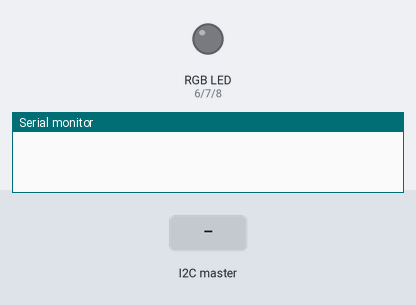
The sketch below on a simulated Arduino Uno, built with avr-gcc and run on an emulated ATmega328P. Shown: an RGB LED mixed from three pins (HIGH = lit), the last lines printed to the serial monitor. Inputs (shaded band) come from the test bench.

Above: at 1.2 s.
1.3 s: the I2C master sends the byte 1
At 1.7 s:
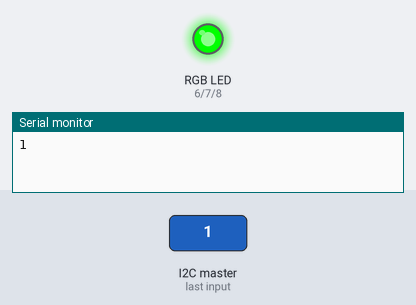
2.8 s: the I2C master sends the byte 90
At 4.0 s:
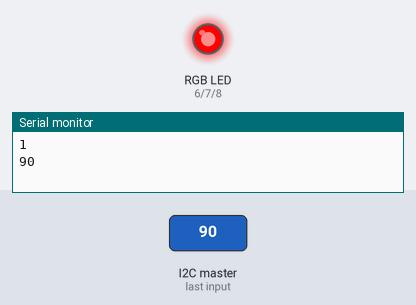
4.3 s: the I2C master sends the byte 0
At 5.1 s:
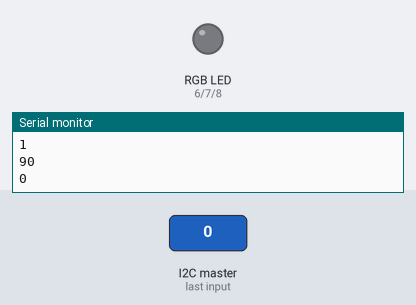
5.8 s: the I2C master sends the byte 2
At 6.3 s:
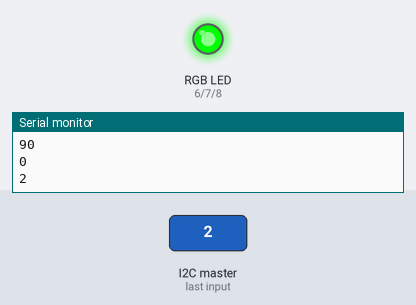
Timing chart, 0 to 8.3 s (numbered marks = the images above; inputs shaded):
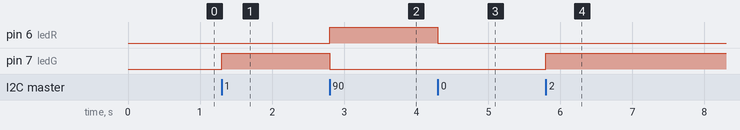

The sketch:

slave.ino
```cpp
#include <Wire.h>
#define ledR 6
#define ledG 7
#define ledB 8

int red[] = { 255, 0, 0 };

int yellow[] = { 255, 128, 0 };

int green[] = { 0, 255, 0 };

void setup() {

  pinMode(ledR, OUTPUT);
  pinMode(ledG, OUTPUT);
  pinMode(ledB, OUTPUT);

  Wire.begin(1);
  Wire.onReceive(setColor);
  Serial.begin(9600);
}

void loop() {

  // put your main code here, to run repeatedly:
}


void setColor() {


  if (Wire.available()) {


   int temp = Wire.read();

  if(temp==0){
    turnRgbOn(0, 0, 0);
  }
  else if (temp < 35) {
       turnRgbOn(green[0], green[1], green[2]);
    }
  else if (temp > 35 && temp < 50) {

    turnRgbOn(yellow[0], yellow[1], yellow[2]);
  } else if (temp > 50) {

    turnRgbOn(red[0], red[1], red[2]);
  }


  Serial.println(temp);

}


}


void turnRgbOn(int r, int g, int b) {
  analogWrite(ledR, r);
  analogWrite(ledG, g);
  analogWrite(ledB, b);
}
```

Measured:
- after the input at 1.3 s, pin 7 (ledG): LOW → HIGH at once
- after the input at 2.8 s, pin 6 (ledR): LOW → HIGH at once; pin 7 (ledG): HIGH → LOW at once
- after the input at 4.3 s, pin 6 (ledR): HIGH → LOW at once
- after the input at 5.8 s, pin 7 (ledG): LOW → HIGH at once
